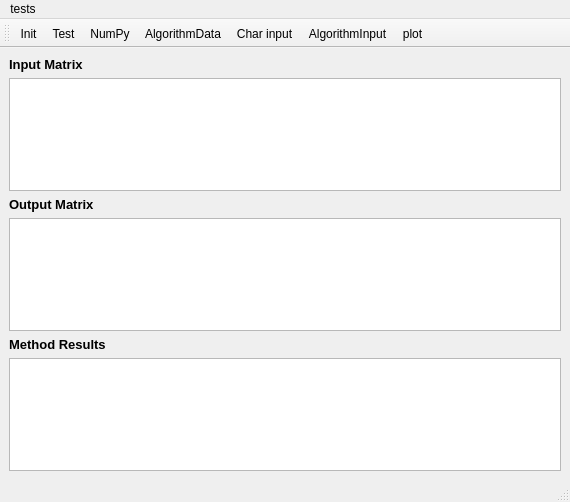
<?xml version="1.0" encoding="UTF-8"?>
<ui version="4.0">
 <class>MainWindow</class>
 <widget class="QMainWindow" name="MainWindow">
  <property name="geometry">
   <rect>
    <x>0</x>
    <y>0</y>
    <width>570</width>
    <height>502</height>
   </rect>
  </property>
  <property name="windowTitle">
   <string>MainWindow</string>
  </property>
  <widget class="QWidget" name="centralwidget">
   <layout class="QVBoxLayout" name="verticalLayout">
    <item>
     <widget class="QLabel" name="label_inputMatrix">
      <property name="text">
       <string>&lt;html&gt;&lt;head/&gt;&lt;body&gt;&lt;p&gt;&lt;span style=&quot; font-size:10pt; font-weight:600;&quot;&gt;Input Matrix&lt;/span&gt;&lt;/p&gt;&lt;/body&gt;&lt;/html&gt;</string>
      </property>
     </widget>
    </item>
    <item>
     <widget class="QTableView" name="tableView_inputMatrix"/>
    </item>
    <item>
     <widget class="QLabel" name="label_outputMatrix">
      <property name="text">
       <string>&lt;html&gt;&lt;head/&gt;&lt;body&gt;&lt;p&gt;&lt;span style=&quot; font-size:10pt; font-weight:600;&quot;&gt;Output Matrix&lt;/span&gt;&lt;/p&gt;&lt;/body&gt;&lt;/html&gt;</string>
      </property>
     </widget>
    </item>
    <item>
     <widget class="QTableView" name="tableView_outputMatrix"/>
    </item>
    <item>
     <widget class="QLabel" name="label_methodResults">
      <property name="text">
       <string>&lt;html&gt;&lt;head/&gt;&lt;body&gt;&lt;p&gt;&lt;span style=&quot; font-size:10pt; font-weight:600;&quot;&gt;Method Results&lt;/span&gt;&lt;/p&gt;&lt;/body&gt;&lt;/html&gt;</string>
      </property>
     </widget>
    </item>
    <item>
     <widget class="QPlainTextEdit" name="plainTextEdit_methodResults">
      <property name="lineWrapMode">
       <enum>QPlainTextEdit::NoWrap</enum>
      </property>
     </widget>
    </item>
   </layout>
  </widget>
  <widget class="QMenuBar" name="menubar_Main">
   <property name="geometry">
    <rect>
     <x>0</x>
     <y>0</y>
     <width>570</width>
     <height>21</height>
    </rect>
   </property>
   <widget class="QMenu" name="menuTests">
    <property name="title">
     <string>tests</string>
    </property>
    <addaction name="action_init"/>
    <addaction name="action_test"/>
    <addaction name="action_numPy"/>
    <addaction name="action_algorithmData"/>
    <addaction name="action_algorithmInput"/>
    <addaction name="action_charInput"/>
    <addaction name="action_plot"/>
   </widget>
   <addaction name="menuTests"/>
  </widget>
  <widget class="QStatusBar" name="statusbar_Main"/>
  <widget class="QToolBar" name="toolBar_Main">
   <property name="windowTitle">
    <string>toolBar</string>
   </property>
   <attribute name="toolBarArea">
    <enum>TopToolBarArea</enum>
   </attribute>
   <attribute name="toolBarBreak">
    <bool>false</bool>
   </attribute>
   <addaction name="action_init"/>
   <addaction name="action_test"/>
   <addaction name="action_numPy"/>
   <addaction name="action_algorithmData"/>
   <addaction name="action_charInput"/>
   <addaction name="action_algorithmInput"/>
   <addaction name="action_plot"/>
  </widget>
  <action name="action_test">
   <property name="text">
    <string>Test</string>
   </property>
   <property name="toolTip">
    <string>Perform class tests</string>
   </property>
  </action>
  <action name="action_init">
   <property name="text">
    <string>Init</string>
   </property>
  </action>
  <action name="action_numPy">
   <property name="text">
    <string>NumPy</string>
   </property>
  </action>
  <action name="action_algorithmData">
   <property name="text">
    <string>AlgorithmData</string>
   </property>
  </action>
  <action name="action_algorithmInput">
   <property name="text">
    <string>AlgorithmInput</string>
   </property>
  </action>
  <action name="action_charInput">
   <property name="text">
    <string>Char input</string>
   </property>
  </action>
  <action name="action_plot">
   <property name="text">
    <string>plot</string>
   </property>
  </action>
 </widget>
 <resources/>
 <connections/>
</ui>
